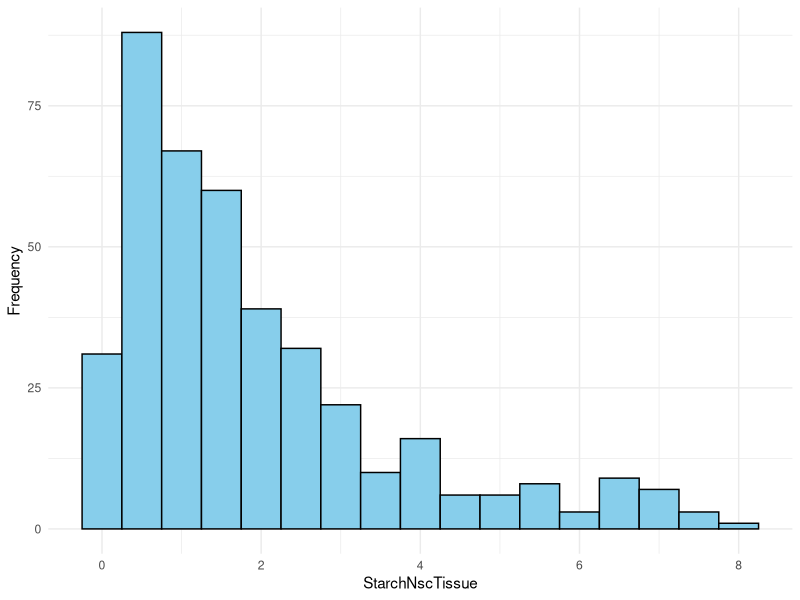
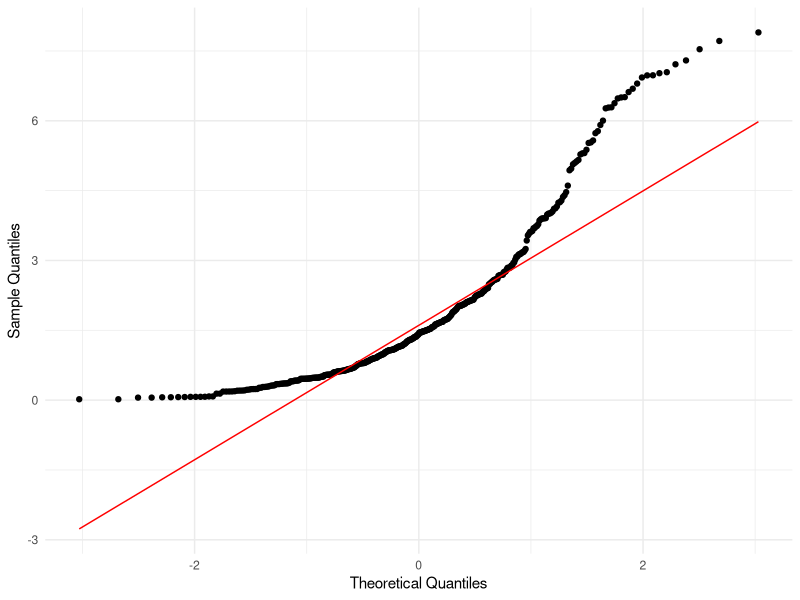
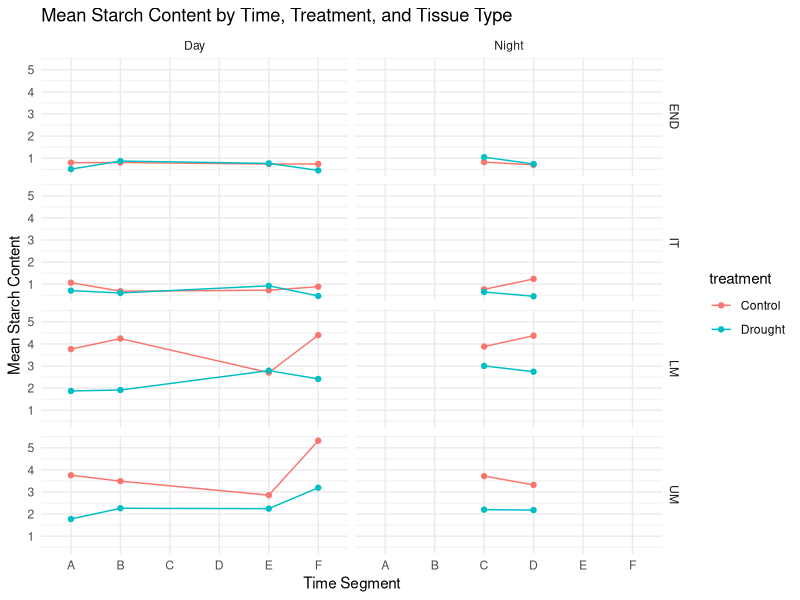
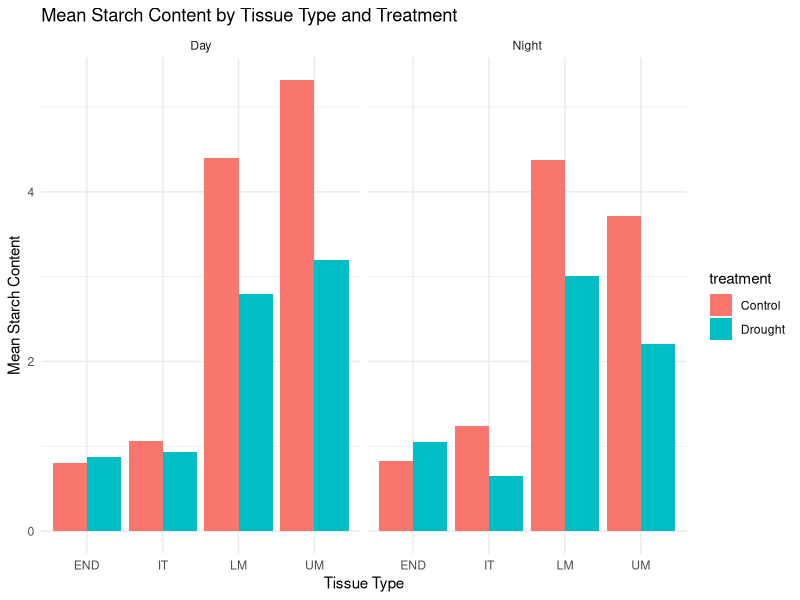
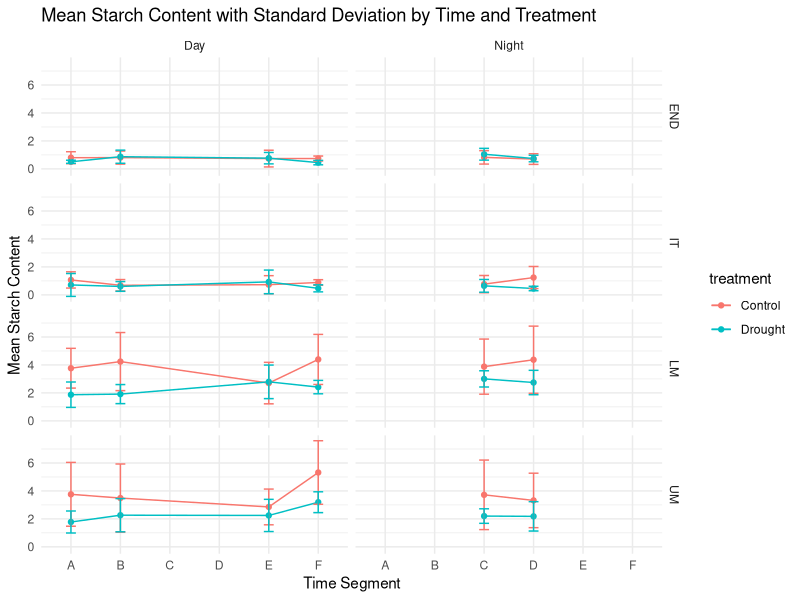
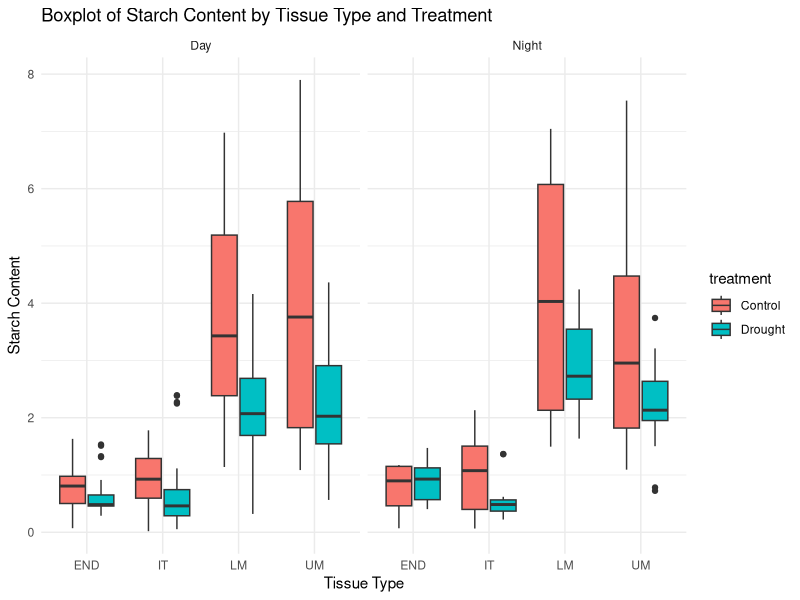
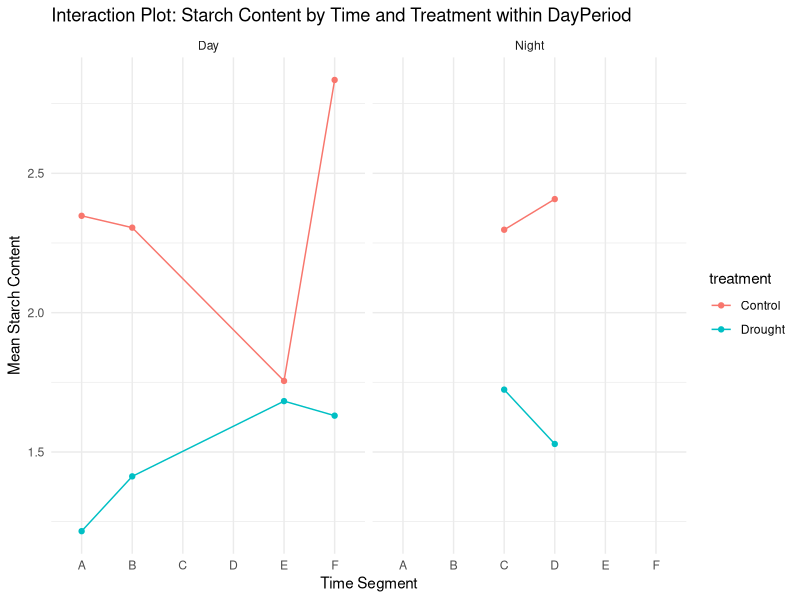
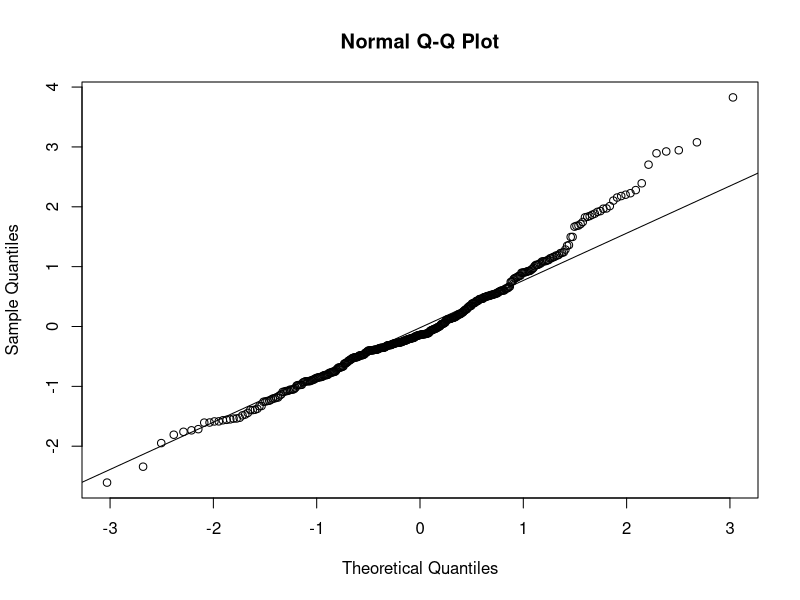

Source code (R) for these figures, in order:
## ---- chunk 1
#| label: data-setup
#| echo: false
#| eval: true
data <- read.csv("data.csv")
## ---- chunk 2
#| label: fig-abbrevstats
#| echo: false
#| eval: true

library(knitr)
library(dplyr)

overall_summary <- data %>%
  summarize(
    Mean = mean(StarchNscTissue, na.rm = TRUE),
    Median = median(StarchNscTissue, na.rm = TRUE),
    SD = sd(StarchNscTissue, na.rm = TRUE),
    Min = min(StarchNscTissue, na.rm = TRUE),
    Max = max(StarchNscTissue, na.rm = TRUE),
    N = n()
  ) %>%
  mutate(Group = "Overall")

# By Location (campagne)
location_summary <- data %>%
  group_by(campagne) %>%
  summarize(
    Mean = mean(StarchNscTissue, na.rm = TRUE),
    Median = median(StarchNscTissue, na.rm = TRUE),
    SD = sd(StarchNscTissue, na.rm = TRUE),
    Min = min(StarchNscTissue, na.rm = TRUE),
    Max = max(StarchNscTissue, na.rm = TRUE),
    N = n()
  ) %>%
  mutate(Group = paste("campagne:", campagne))

# By DayPeriod
dayperiod_summary <- data %>%
  group_by(dayPeriod) %>%
  summarize(
    Mean = mean(StarchNscTissue, na.rm = TRUE),
    Median = median(StarchNscTissue, na.rm = TRUE),
    SD = sd(StarchNscTissue, na.rm = TRUE),
    Min = min(StarchNscTissue, na.rm = TRUE),
    Max = max(StarchNscTissue, na.rm = TRUE),
    N = n()
  ) %>%
  mutate(Group = paste("dayPeriod:", dayPeriod))

# Combine tables
combined_summary <- bind_rows(overall_summary, location_summary, dayperiod_summary) %>%
  arrange(factor(Group, levels = c("Overall", unique(location_summary$Group), unique(dayperiod_summary$Group)))) %>%
  select(Group, N, Mean, Median, SD, Min, Max)

# Display the table
kable(combined_summary, format = "markdown", caption = "Summary statistics of starch content.")
## ---- chunk 3
#| label: fig-normallity
#| echo: false
#| eval: true
#| layout-ncol: 2
#| fig-cap: "Plots used to check normallity assumption."
#| fig-subcap: 
#|  - "Histogram of starch content."
#|  - "Q-Q plot of starch content."
library(ggplot2)

ggplot(data, aes(x = StarchNscTissue)) +
  geom_histogram(binwidth = 0.5, color = "black", fill = "skyblue") +
  labs(
    x = "StarchNscTissue",
    y = "Frequency"
  ) +
  theme_minimal()

ggplot(data, aes(sample = StarchNscTissue)) +
  stat_qq() +
  stat_qq_line(color = "red") +
  labs(
    x = "Theoretical Quantiles",
    y = "Sample Quantiles"
  ) +
  theme_minimal()

## ---- chunk 4
#| label: fig-2-sumstats
#| echo: false
#| fig-cap: "jjj "

data <- read.csv("data.csv")
# Load necessary libraries
library(dplyr)
library(ggplot2)

# Summary statistics for StarchNscTissue by tissue type, treatment, dayPeriod, and time
summary_data <- data %>%
  group_by(tissu, treatment, dayPeriod, time) %>%
  summarize(
    mean_Starch = mean(StarchNscTissue, na.rm = TRUE),
    sd_Starch = sd(StarchNscTissue, na.rm = TRUE),
    median_Starch = median(StarchNscTissue, na.rm = TRUE),
    min_Starch = min(StarchNscTissue, na.rm = TRUE),
    max_Starch = max(StarchNscTissue, na.rm = TRUE),
    n = n()
  )

print(summary_data)

## 1. Line Plot of Mean Starch Content by Time
##This plot shows the trend of mean starch content across time segments for each tissue type and treatment.

ggplot(summary_data, aes(x = time, y = mean_Starch, color = treatment, group = treatment)) +
  geom_line() +
  geom_point() +
  facet_grid(tissu ~ dayPeriod) +
  labs(
    title = "Mean Starch Content by Time, Treatment, and Tissue Type",
    x = "Time Segment",
    y = "Mean Starch Content"
  ) +
  theme_minimal()
##2. Bar Plot of Mean Starch Content by Tissue Type and Treatment
#This bar plot can help compare the mean starch content between treatments for each tissue type, averaged over all time points.

ggplot(summary_data, aes(x = tissu, y = mean_Starch, fill = treatment)) +
  geom_bar(stat = "identity", position = "dodge") +
  facet_wrap(~ dayPeriod) +
  labs(
    title = "Mean Starch Content by Tissue Type and Treatment",
    x = "Tissue Type",
    y = "Mean Starch Content"
  ) +
  theme_minimal()

##3. Error Bar Plot with Mean and Standard Deviation
#An error bar plot provides a visual of mean starch content with variability (standard deviation) across time, separated by tissue and treatment.

ggplot(summary_data, aes(x = time, y = mean_Starch, color = treatment, group = treatment)) +
  geom_line() +
  geom_point() +
  geom_errorbar(aes(ymin = mean_Starch - sd_Starch, ymax = mean_Starch + sd_Starch), width = 0.2) +
  facet_grid(tissu ~ dayPeriod) +
  labs(
    title = "Mean Starch Content with Standard Deviation by Time and Treatment",
    x = "Time Segment",
    y = "Mean Starch Content"
  ) +
  theme_minimal()

##Box_Plot
ggplot(data, aes(x = tissu, y = StarchNscTissue, fill = treatment)) +
  geom_boxplot() +
  facet_wrap(~ dayPeriod) +
  labs(
    title = "Boxplot of Starch Content by Tissue Type and Treatment",
    x = "Tissue Type",
    y = "Starch Content"
  ) +
  theme_minimal()

##Box_Plot with Interaction
ggplot(data, aes(x = time, y = StarchNscTissue, color = treatment, group = treatment)) +
  geom_line(stat = "summary", fun = mean) +
  geom_point(stat = "summary", fun = mean) +
  facet_wrap(~ dayPeriod) +
  labs(
    title = "Interaction Plot: Starch Content by Time and Treatment within DayPeriod",
    x = "Time Segment",
    y = "Mean Starch Content"
  ) +
  theme_minimal()

## ---- chunk 5
#| label: fig-3
#| echo: false
#| fig-cap: " "

# Load necessary libraries
library(lme4)
library(lmerTest)  # for p-values

# Mixed Effects Model with Interactions
model <- lmer(StarchNscTissue ~ tissu * treatment * dayPeriod + 
               (1 | campagne) + (1 | sample) + (1 | chamber), data = data)

# Summary of the model
summary(model)

# Check model fit using AIC and BIC
AIC(model)
BIC(model)

# Test significance of interaction terms
anova(model)


## ---- chunk 6
# Q-Q plot for residuals
qqnorm(residuals(model))
qqline(residuals(model))
shapiro.test(residuals(model))
# Residuals vs. Fitted plot for homogeneity of variance
plot(fitted(model), residuals(model))
abline(h = 0, col = "red")
# Autocorrelation of residuals
library(ggplot2)
acf(resid(model), main = "Autocorrelation of Residuals")




## ---- chunk 7
#| label: fig-4
#| echo: false
#| fig-cap: " "

# Mixed Effects Model with Nested Time within DayPeriod
model3 <- lmer(StarchNscTissue ~ tissu + treatment + dayPeriod + dayPeriod:time + 
               (1 | campagne) + (1 | sample) + (1 | chamber), data = data)

# Summary of the model
summary(model3)

# Check model fit using AIC and BIC
AIC(model3)
BIC(model3)

# Test significance of nested terms
anova(model3)

## ---- chunk 8
#| label: fig-5
#| echo: false
#| fig-cap: " "
# Q-Q plot for residuals
qqnorm(residuals(model3))
qqline(residuals(model3))
shapiro.test(residuals(model3))
# Residuals vs. Fitted plot for homogeneity of variance
plot(fitted(model3), residuals(model3))
abline(h = 0, col = "red")

# Autocorrelation of residuals
library(ggplot2)
acf(resid(model3), main = "Autocorrelation of Residuals")
## ---- chunk 9
#| label: fig-6
#| echo: false
#| fig-cap: " "

# Model 2 - Interaction effects
model_2 <- lm(StarchNscTissue ~ treatment * tissu * dayPeriod + campagne, data = data)
summary(model_2)

## ---- chunk 10
# Q-Q plot for residuals
qqnorm(residuals(model_2))
qqline(residuals(model_2))
shapiro.test(residuals(model_2))
# Residuals vs. Fitted plot for homogeneity of variance
plot(fitted(model_2), residuals(model_2))
abline(h = 0, col = "red")

## ---- chunk 11
#| label: fig-7
#| echo: false
#| fig-cap: " "

# Model 3 - Mixed model with chamber as random effect
model_3 <- lmer(StarchNscTissue ~ treatment * tissu * dayPeriod + campagne + (1 | chamber), data = data)
summary(model_3)

## ---- chunk 12
# Q-Q plot for residuals
qqnorm(residuals(model_3))
qqline(residuals(model_3))
shapiro.test(residuals(model_3))
# Residuals vs. Fitted plot for homogeneity of variance
plot(fitted(model_3), residuals(model_3))
abline(h = 0, col = "red")
